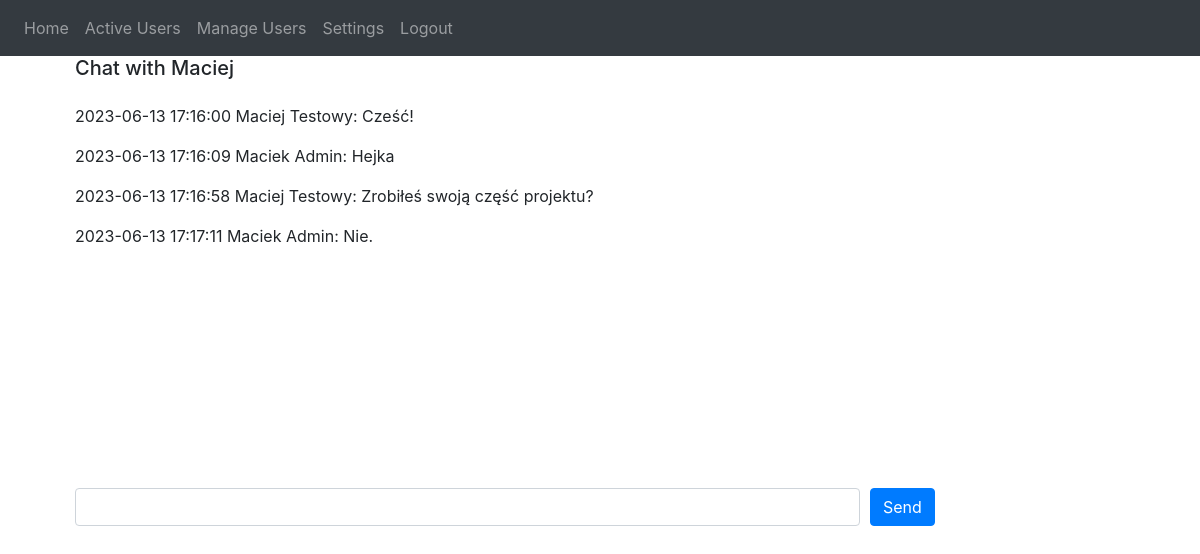
The page /chats/17 (signed in) on the database its author committed.
### website/models.py (models this page shows)
class User(db.Model, UserMixin):
    id = db.Column(db.Integer, primary_key=True)
    first_name = db.Column(db.String(50), nullable=False)
    last_name = db.Column(db.String(50), nullable=False)
    email = db.Column(db.String(100), unique=True, nullable=False)
    password = db.Column(db.String(100), nullable=False)
    is_moderator = db.Column(db.Boolean, default=False)
    is_online = db.Column(db.Boolean, default=True)
    last_seen = db.Column(db.DateTime(timezone=True), default=func.now())

class Message(db.Model):
    id = db.Column(db.Integer, primary_key=True)
    chat_id = db.Column(db.Integer, db.ForeignKey('chat.id'), nullable=False)
    sender_id = db.Column(db.Integer, db.ForeignKey('user.id'), nullable=False)
    content = db.Column(db.Text, nullable=False)
    timestamp = db.Column(db.DateTime(timezone=True), default=func.now())
    sender = db.relationship('User', foreign_keys=[sender_id])

### website/views.py (the view)
@views.route('/chats/<int:chat_id>', methods=['GET', 'POST'])
@login_required
def chat(chat_id):
    chat = Chat.query.get(chat_id)
    if chat.user1_id == current_user.id:
        other_user = User.query.get(chat.user2_id)
    else:
        other_user = User.query.get(chat.user1_id)
    messages = Message.query.filter_by(chat_id=chat_id).options(
        joinedload(Message.sender)).all()
    return render_template("chats.html", chat=chat, other_user=other_user, user=current_user, messages=messages)

### website/__init__.py (called while the page is built)
def create_app():
    app = Flask(__name__)
    app.config['SECRET_KEY'] = 'hjshjhdjah kjshkjdhjs'
    app.config['SQLALCHEMY_DATABASE_URI'] = f'sqlite:///{DB_NAME}'
    db.init_app(app)
    socketio.init_app(app)
    from .views import views
    from .auth import auth
    app.register_blueprint(views, url_prefix='/')
    app.register_blueprint(auth, url_prefix='/')
    from .models import User
    with app.app_context():
        db.create_all()
    login_manager = LoginManager()
    login_manager.login_view = 'auth.login'
    login_manager.init_app(app)
    @login_manager.user_loader
    def load_user(id):
        return User.query.get(int(id))
    return app

### website/views.py (called while the page is built)
@views.before_request
@login_required
def update_last_seen():
    user = User.query.filter_by(id=current_user.id).first()
    if user:
        user.is_online = True
        user.last_seen = datetime.now()
        db.session.commit()

@views.before_request
@login_required
def update_is_user_online():
    users = User.query.all()
    for user in users:
        if user.is_online:
            time_since_activity = (
                datetime.now() - user.last_seen).seconds / 60
            print(
                f"{user.first_name} {user.last_name} last seen: {time_since_activity}")
            if time_since_activity >= 10:
                user.is_online = False
                db.session.commit()

### website/templates/chats.html (shortened to what this page needs)
{% extends "base.html" %} {% block title %}Chat{% endblock %} {% block content
%}
<div class="col">
	<div class="col-4">
		<h5>Chat with {{ other_user.first_name }}</h5>
	</div>
	<div class="col">
		<div id="chat-window" style="height: 400px; overflow-y: scroll">
			{% for message in messages %} {% if message.sender_id ==
			current_user.id %}
			<p class="current-user-message">{% else %}</p>
			<p>
				{% endif %}
				<span class="message-date">{{ message.timestamp }}</span>
				<span
					>{{ message.sender.first_name }} {{ message.sender.last_name
					}}:</span
				>
				<span>{{ message.content }}</span>
			</p>
			{% endfor %}
		</div>
		<form id="message-form" action="">
			<div class="form-row">
				<div class="col-9">
					<input
						type="text"
						class="form-control"
						id="message-input"
						required
					/>
				</div>
				<div class="col-3">
					<button type="submit" class="btn btn-primary">Send</button>
				</div>
			</div>
		</form>
	</div>
</div>
{% endblock %}

### rows shown on the page
User: first_name "Maciej"
Message: timestamp "2023-06-13 17:16:00", sender.first_name "Maciej", sender.last_name "Testowy", content "Cześć!"
Message: timestamp "2023-06-13 17:16:09", sender.first_name "Maciek", sender.last_name "Admin", content "Hejka"
Message: timestamp "2023-06-13 17:16:58", sender.first_name "Maciej", sender.last_name "Testowy", content "Zrobiłeś swoją część projektu?"
Message: timestamp "2023-06-13 17:17:11", sender.first_name "Maciek", sender.last_name "Admin", content "Nie."
